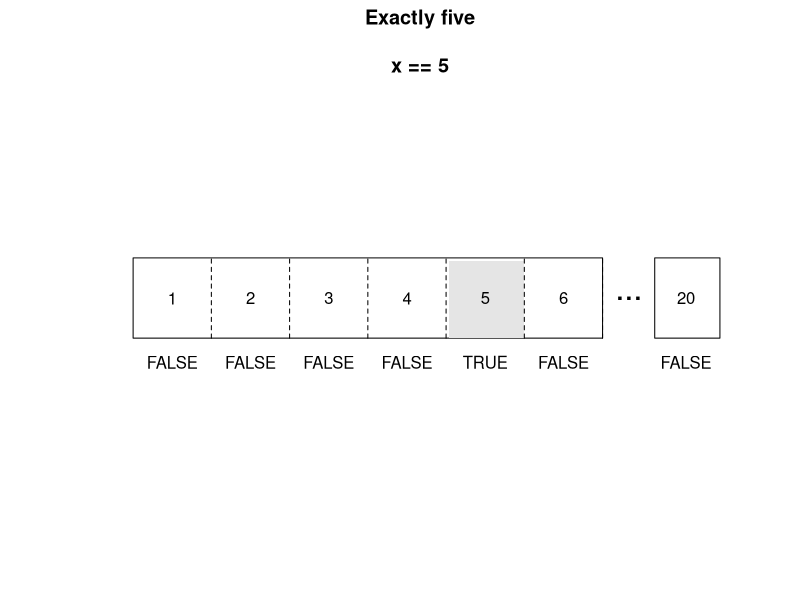

This chart was generated by the following R code:

plot(1:25, 1:25, type = "n", axes = FALSE, ann = FALSE)
rect(xleft = 2, ybottom = 10, xright = 20, ytop = 15)
text(x = 21, y = 12.5, labels = "...", cex = 2)
rect(14.1, 10, 17, 14.8, col = "grey90", border = NA)
rect(xleft = 22, ybottom = 10, xright = 24.5, ytop = 15)
segments(x0 = c(5,8,11,14,17,20), y0 = 10, x1 = c(5,8,11,14,17,20), y1 = 15, lty = 2)
text(c(3.5, 6.5, 9.5, 12.5, 15.5, 18.5, 23.2), 12.5, labels = c(1:6,20))
text(x = c(3.5, 6.5, 9.5, 12.5, 15.5, 18.5, 23.2), y = 8.5, labels = c(rep("FALSE", 4), "TRUE", "FALSE", "FALSE"))
title(main="Exactly five\n\nx == 5")